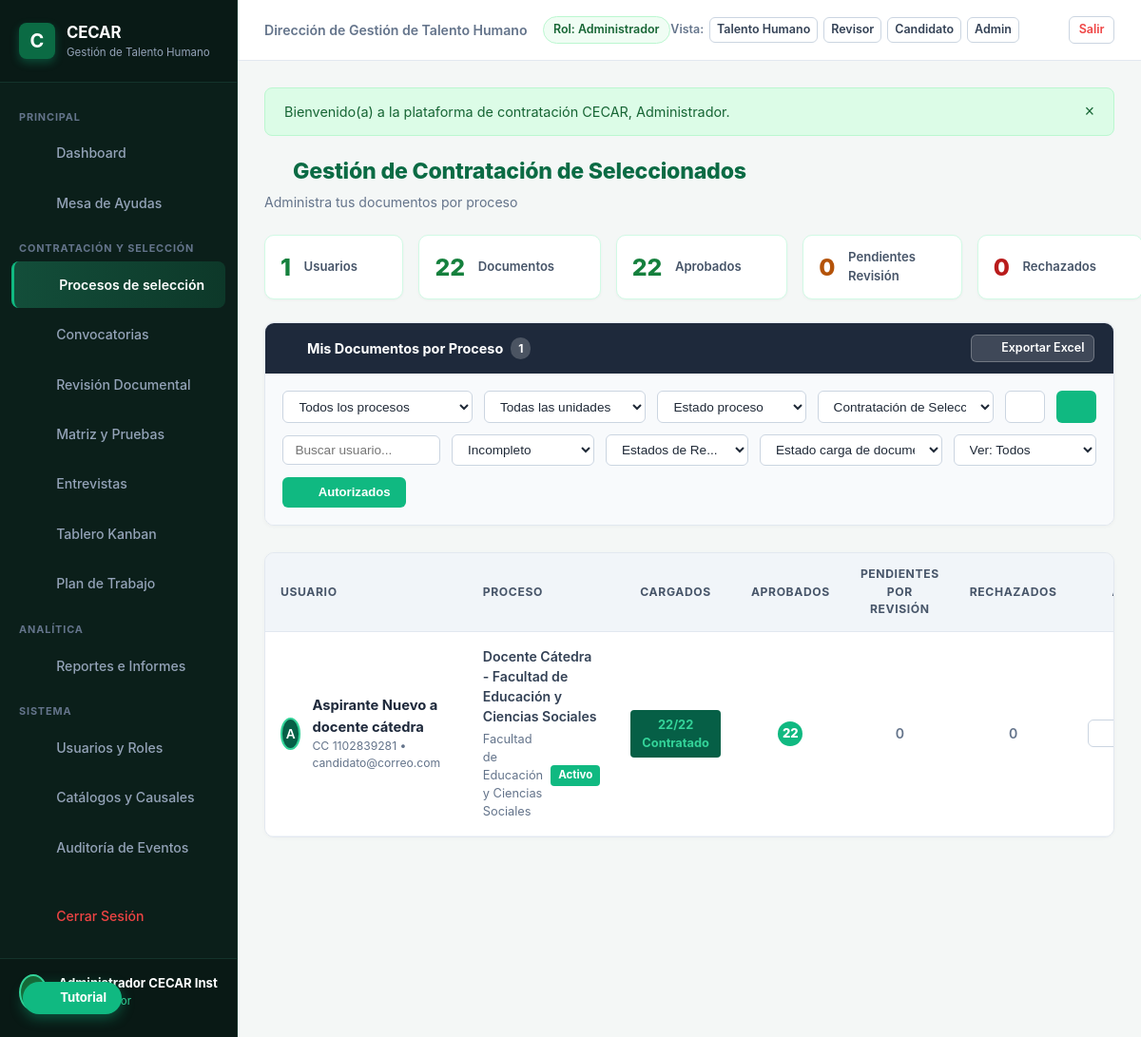
The page /index.php?c=Contratacion&a=index (signed in) on the database its author committed.
### tables this page shows
CREATE TABLE postulaciones (
    id INTEGER PRIMARY KEY AUTOINCREMENT,
    convocatoria_id INTEGER NOT NULL,
    usuario_id INTEGER NOT NULL,
    codigo_radicado VARCHAR(50) NOT NULL UNIQUE,
    estado VARCHAR(40) NOT NULL DEFAULT 'borrador', 
    -- borrador, enviada, en_revision, subsanacion_requerida, habilitada, no_habilitada, 
    -- preseleccionada, descartada, seleccionada, no_seleccionada, en_formalizacion, contratado, vinculado, retirada
    resultado_documental VARCHAR(30) NOT NULL DEFAULT 'pendiente', -- pendiente, conforme, observado, no_conforme
    porcentaje_avance INTEGER NOT NULL DEFAULT 0,
    version INTEGER NOT NULL DEFAULT 1,
    declaracion_veracidad INTEGER NOT NULL DEFAULT 0,
    fecha_declaracion DATETIME,
    fecha_postulacion DATETIME NOT NULL DEFAULT CURRENT_TIMESTAMP,
    fecha_envio DATETIME,
    motivo_descarte TEXT,
    causal_descarte_id VARCHAR(50),
    etapa_actual VARCHAR(50) NOT NULL DEFAULT 'revision_documental',
    banco_talento_consentimiento INTEGER NOT NULL DEFAULT 0,
    notas_internas TEXT,
    FOREIGN KEY (convocatoria_id) REFERENCES convocatorias(id),
    FOREIGN KEY (usuario_id) REFERENCES usuarios(id),
    UNIQUE (convocatoria_id, usuario_id)
);

CREATE TABLE usuarios (
    id INTEGER PRIMARY KEY AUTOINCREMENT,
    nombres VARCHAR(100) NOT NULL,
    apellidos VARCHAR(100) NOT NULL,
    tipo_documento VARCHAR(10) NOT NULL DEFAULT 'CC',
    numero_documento VARCHAR(30) NOT NULL UNIQUE,
    correo VARCHAR(150) NOT NULL UNIQUE,
    telefono VARCHAR(30),
    ciudad VARCHAR(100) DEFAULT 'Sincelejo',
    direccion VARCHAR(200),
    password_hash VARCHAR(255) NOT NULL,
    rol VARCHAR(30) NOT NULL DEFAULT 'candidato',
    dependencia_id INTEGER,
    cargo_interno VARCHAR(150),
    activo INTEGER NOT NULL DEFAULT 1,
    ultimo_acceso DATETIME,
    fecha_creacion DATETIME NOT NULL DEFAULT CURRENT_TIMESTAMP,
    FOREIGN KEY (rol) REFERENCES roles(id),
    FOREIGN KEY (dependencia_id) REFERENCES dependencias(id)
);

CREATE TABLE convocatorias (
    id INTEGER PRIMARY KEY AUTOINCREMENT,
    codigo VARCHAR(50) NOT NULL UNIQUE,
    cargo VARCHAR(150) NOT NULL,
    dependencia_id INTEGER NOT NULL,
    facultad VARCHAR(150) NOT NULL,
    programa VARCHAR(150),
    sede VARCHAR(100) NOT NULL DEFAULT 'Sincelejo',
    periodo_academico VARCHAR(20) NOT NULL DEFAULT '2026-2',
    vacantes INTEGER NOT NULL DEFAULT 1,
    modalidad VARCHAR(50) NOT NULL DEFAULT 'Tiempo Completo',
    tipo_convocatoria VARCHAR(50) NOT NULL DEFAULT 'Docente',
    descripcion TEXT,
    fecha_apertura DATETIME NOT NULL,
    fecha_cierre DATETIME NOT NULL,
    estado VARCHAR(30) NOT NULL DEFAULT 'borrador', -- borrador, publicada, cerrada, retirada
    motivo_retiro TEXT,
    creado_por INTEGER,
    fecha_creacion DATETIME NOT NULL DEFAULT CURRENT_TIMESTAMP,
    FOREIGN KEY (dependencia_id) REFERENCES dependencias(id),
    FOREIGN KEY (creado_por) REFERENCES usuarios(id)
);

### views/contratacion/index.php (the view, shortened to what the rows shown need)
<div style="margin-bottom: 1.5rem;">
    <div style="display: flex; align-items: center; gap: 0.5rem; margin-bottom: 0.25rem;">
            <?= IconHelper::render('file-text', 22) ?>
        <h1 style="color: #0b6b44; font-size: 1.45rem; font-weight: 800; letter-spacing: -0.01em;">
            Gestión de Contratación de Seleccionados
        </h1>
    </div>
</div>
<div class="table-responsive">
    <table class="cecar-table" id="contratacionTable">
        <thead>
            <tr>
                <th style="width: 25%;">USUARIO</th>
                <th style="width: 30%;">PROCESO</th>
                <th style="width: 14%; text-align: center;">CARGADOS</th>
                <th style="width: 10%; text-align: center;">APROBADOS</th>
                <th style="width: 11%; text-align: center;">PENDIENTES POR REVISIÓN</th>
                <th style="width: 10%; text-align: center;">RECHAZADOS</th>
                <th style="width: 10%; text-align: center;">ACCIÓN</th>
            </tr>
        </thead>
        <tbody>
            <?php if (empty($seleccionados)): ?>
                <tr>
                    <td colspan="7" style="text-align: center; padding: 3rem 1rem;">
                        <div id="tableEmptyState">
                            <div style="color: #94a3b8; margin-bottom: 0.5rem; display: inline-flex;">
                                <?= IconHelper::render('file-text', 40) ?>
                            </div>
                            <h4 style="color: #475569; font-size: 1.1rem; font-weight: 700; margin-bottom: 0.25rem;">No hay registros</h4>
                            <p style="color: #94a3b8; font-size: 0.88rem;">No se encontraron registros con los filtros aplicados</p>
                        </div>
                    </td>
                </tr>
            <?php else: ?>
                <?php foreach ($seleccionados as $item): ?>
                    <tr>
                        <td class="user-col">
                            <div style="display: flex; align-items: center; gap: 0.75rem;">
                                <div class="user-avatar" style="width: 34px; height: 34px; font-size: 0.85rem; background: #065f46;">
                                    <?= strtoupper(substr($item['nombres'], 0, 1)) ?>
                                </div>
                                <div>
                                    <div style="font-weight: 700; color: #1e293b; font-size: 0.92rem;">
                                        <?= htmlspecialchars($item['nombres'] . ' ' . $item['apellidos'], ENT_QUOTES, 'UTF-8') ?>
                                    </div>
                                    <div style="font-size: 0.76rem; color: #64748b;">
                                        CC <?= htmlspecialchars($item['numero_documento'], ENT_QUOTES, 'UTF-8') ?> &bull; <?= htmlspecialchars($item['correo'], ENT_QUOTES, 'UTF-8') ?>
                                    </div>
                                </div>
                            </div>
                        </td>
                        <td>
                            <div style="font-weight: 600; color: #334155; margin-bottom: 0.2rem;">
                                <?= htmlspecialchars($item['cargo'], ENT_QUOTES, 'UTF-8') ?>
                            </div>
                            <div style="display: flex; align-items: center; gap: 0.5rem;">
                                <span style="font-size: 0.8rem; color: #64748b;">
                                    <?= htmlspecialchars($item['facultad'], ENT_QUOTES, 'UTF-8') ?>
                                </span>
                                <span class="badge" style="background: #10b981; color: #ffffff; padding: 0.15rem 0.5rem; border-radius: 4px; font-size: 0.72rem; font-weight: 700;">
                                    Activo
                                </span>
                            </div>
                        </td>
                        <td style="text-align: center;">
                            <span style="background: #065f46; color: #34d399; padding: 0.35rem 0.75rem; border-radius: 4px; font-size: 0.8rem; font-weight: 700; display: inline-block;">
                                <?= $item['total_cargados'] ?>/<?= $item['total_cargados'] ?> <?= ucfirst($item['estado_postulacion']) ?>
                            </span>
                        </td>
                        <td style="text-align: center;">
                            <span style="background: #10b981; color: #ffffff; width: 26px; height: 26px; border-radius: 50%; display: inline-flex; align-items: center; justify-content: center; font-size: 0.82rem; font-weight: 800;">
                                <?= $item['total_aprobados'] ?>
                            </span>
                        </td>
                        <td style="text-align: center;">
                            <span style="color: #64748b; font-weight: 600; font-size: 0.88rem;">
                                <?= $item['total_pendientes'] ?>
                            </span>
                        </td>
                        <td style="text-align: center;">
                            <span style="color: #64748b; font-weight: 600; font-size: 0.88rem;">
                                <?= $item['total_rechazados'] ?>
                            </span>
                        </td>
                        <td style="text-align: center;">
                            <div style="display: flex; gap: 0.35rem; justify-content: center;">
                                <a href="<?= BASE_URL ?>/index.php?c=Contratacion&a=expediente&id=<?= $item['postulacion_id'] ?>" class="btn btn-secondary btn-sm" title="Ver Documentos para aprobación">
                                    <?= IconHelper::render('eye', 14) ?>
                                </a>
                            </div>
                        </td>
                    </tr>
                <?php endforeach; ?>
            <?php endif; ?>
        </tbody>
    </table>
</div>

### app/Helpers/IconHelper.php (shortened to what the rows shown need)
<?php
class IconHelper {
    public static function render(string $name, int $size = 18, string $class = ''): string {
        $strokeWidth = '2';
        $style = sprintf('width: %dpx; height: %dpx; vertical-align: middle; display: inline-block;', $size, $size);
        $svgContent = $icons[$name] ?? $icons['file'];
        return sprintf(
            '<svg class="cecar-icon %s" style="%s" viewBox="0 0 24 24" fill="none" stroke="currentColor" stroke-width="%s" stroke-linecap="round" stroke-linejoin="round">%s</svg>',
            htmlspecialchars($class, ENT_QUOTES, 'UTF-8'),
            $style,
            $strokeWidth,
            $svgContent
        );
    }
}

### rows shown on the page
postulaciones: usuario.nombres "A", usuario.apellidos "Aspirante Nuevo a docente cátedra", usuario.numero_documento "1102839281", usuario.correo "candidato@correo.com", convocatoria.cargo "Docente Cátedra - Facultad de Educación y Ciencias Sociales", convocatoria.facultad "Facultad de Educación y Ciencias Sociales", total_cargados "22", estado "Contratado", total_aprobados "22", total_pendientes "0", total_rechazados "0"

### other values the page prints
AuthHelper::getDependenciaNombre() "Dirección de Gestión de Talento Humano"
AuthHelper::getRolNombre() "Administrador"
$f['mensaje'] "Bienvenido(a) a la plataforma de contratación CECAR, Administrador."
$kpis['usuarios'] "1"
$kpis['documentos'] "22"
$kpis['aprobados'] "22"
$kpis['pendientes'] "0"
$kpis['rechazados'] "0"
count($seleccionados) "1"
